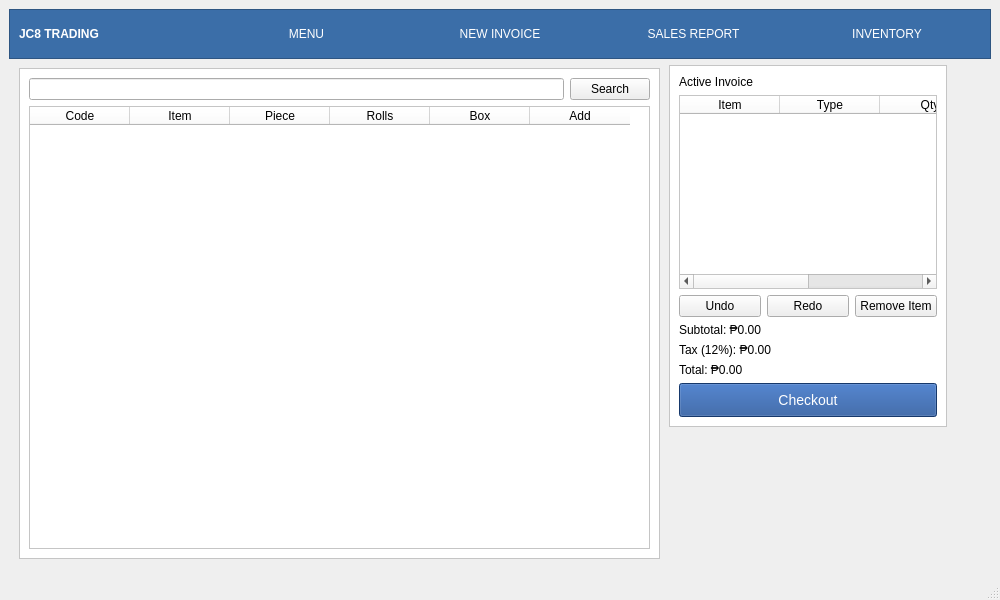
<?xml version="1.0" encoding="UTF-8"?>
<ui version="4.0">
 <class>MainWindow</class>
 <widget class="QMainWindow" name="MainWindow">
  <property name="geometry">
   <rect>
    <x>0</x>
    <y>0</y>
    <width>1000</width>
    <height>600</height>
   </rect>
  </property>
  <property name="minimumSize">
   <size>
    <width>0</width>
    <height>0</height>
   </size>
  </property>
  <property name="windowTitle">
   <string>MainWindow</string>
  </property>
  <widget class="QWidget" name="centralwidget">
   <property name="minimumSize">
    <size>
     <width>0</width>
     <height>0</height>
    </size>
   </property>
   <layout class="QVBoxLayout" name="verticalLayout">
    <item>
     <widget class="QFrame" name="frame">
      <property name="minimumSize">
       <size>
        <width>0</width>
        <height>50</height>
       </size>
      </property>
      <property name="styleSheet">
       <string notr="true">QFrame { background-color: #3b6ea8; }
QLabel { color: white; font-weight: bold; }
QPushButton { color: white; border: none; background: transparent; padding: 8px; }
QPushButton:hover { background-color: #2f5a8c; }</string>
      </property>
      <property name="frameShape">
       <enum>QFrame::Shape::StyledPanel</enum>
      </property>
      <property name="frameShadow">
       <enum>QFrame::Shadow::Raised</enum>
      </property>
      <layout class="QHBoxLayout" name="horizontalLayout">
       <item>
        <widget class="QLabel" name="label">
         <property name="text">
          <string>JC8 TRADING</string>
         </property>
        </widget>
       </item>
       <item>
        <widget class="QPushButton" name="menuButton">
         <property name="text">
          <string>MENU</string>
         </property>
        </widget>
       </item>
       <item>
        <widget class="QPushButton" name="invoiceButton">
         <property name="text">
          <string>NEW INVOICE</string>
         </property>
        </widget>
       </item>
       <item>
        <widget class="QPushButton" name="salesButton">
         <property name="text">
          <string>SALES REPORT</string>
         </property>
        </widget>
       </item>
       <item>
        <widget class="QPushButton" name="inventoryButton">
         <property name="text">
          <string>INVENTORY</string>
         </property>
        </widget>
       </item>
      </layout>
     </widget>
    </item>
    <item>
     <widget class="QStackedWidget" name="pagesStack">
      <property name="currentIndex">
       <number>1</number>
      </property>
      <widget class="QWidget" name="pageMenu">
       <widget class="QLabel" name="titleLabel">
        <property name="geometry">
         <rect>
          <x>160</x>
          <y>95</y>
          <width>421</width>
          <height>91</height>
         </rect>
        </property>
        <property name="styleSheet">
         <string notr="true">font-size: 64px; font-weight: bold; color: #0b4a9c;</string>
        </property>
        <property name="text">
         <string>JC8 TRADING</string>
        </property>
       </widget>
       <widget class="QLabel" name="subtitleLabel">
        <property name="geometry">
         <rect>
          <x>300</x>
          <y>180</y>
          <width>161</width>
          <height>16</height>
         </rect>
        </property>
        <property name="styleSheet">
         <string notr="true">font-size: 12px; font-weight: bold; color: #0b4a9c;</string>
        </property>
        <property name="text">
         <string>Automated Invoice System</string>
        </property>
       </widget>
      </widget>
      <widget class="QWidget" name="pageInvoice">
       <widget class="QFrame" name="leftPanel">
        <property name="geometry">
         <rect>
          <x>10</x>
          <y>3</y>
          <width>641</width>
          <height>491</height>
         </rect>
        </property>
        <property name="styleSheet">
         <string notr="true">QFrame { background-color: white; }</string>
        </property>
        <property name="frameShape">
         <enum>QFrame::Shape::StyledPanel</enum>
        </property>
        <property name="frameShadow">
         <enum>QFrame::Shadow::Raised</enum>
        </property>
        <layout class="QVBoxLayout" name="verticalLayout_2">
         <item>
          <layout class="QHBoxLayout" name="horizontalLayout_2">
           <item>
            <widget class="QLineEdit" name="searchBox"/>
           </item>
           <item>
            <widget class="QPushButton" name="searchButton">
             <property name="text">
              <string>Search</string>
             </property>
            </widget>
           </item>
          </layout>
         </item>
         <item>
          <widget class="QTableWidget" name="catalogTable">
           <column>
            <property name="text">
             <string>Code</string>
            </property>
           </column>
           <column>
            <property name="text">
             <string>Item</string>
            </property>
           </column>
           <column>
            <property name="text">
             <string>Piece</string>
            </property>
           </column>
           <column>
            <property name="text">
             <string>Rolls</string>
            </property>
           </column>
           <column>
            <property name="text">
             <string>Box</string>
            </property>
           </column>
           <column>
            <property name="text">
             <string>Add</string>
            </property>
           </column>
          </widget>
         </item>
        </layout>
       </widget>
       <widget class="QFrame" name="rightPanel">
        <property name="geometry">
         <rect>
          <x>660</x>
          <y>0</y>
          <width>278</width>
          <height>362</height>
         </rect>
        </property>
        <property name="styleSheet">
         <string notr="true">QFrame { background-color: white; }</string>
        </property>
        <property name="frameShape">
         <enum>QFrame::Shape::StyledPanel</enum>
        </property>
        <property name="frameShadow">
         <enum>QFrame::Shadow::Raised</enum>
        </property>
        <layout class="QVBoxLayout" name="verticalLayout_3">
         <item>
          <widget class="QLabel" name="label_2">
           <property name="text">
            <string>Active Invoice</string>
           </property>
          </widget>
         </item>
         <item>
          <widget class="QTableWidget" name="invoiceTable">
           <column>
            <property name="text">
             <string>Item</string>
            </property>
           </column>
           <column>
            <property name="text">
             <string>Type</string>
            </property>
           </column>
           <column>
            <property name="text">
             <string>Qty</string>
            </property>
           </column>
           <column>
            <property name="text">
             <string>Total</string>
            </property>
           </column>
          </widget>
         </item>
         <item>
          <layout class="QHBoxLayout" name="horizontalLayout_3">
           <item>
            <widget class="QPushButton" name="undoButton">
             <property name="text">
              <string>Undo</string>
             </property>
            </widget>
           </item>
           <item>
            <widget class="QPushButton" name="redoButton">
             <property name="text">
              <string>Redo</string>
             </property>
            </widget>
           </item>
           <item>
            <widget class="QPushButton" name="removeButton">
             <property name="text">
              <string>Remove Item</string>
             </property>
            </widget>
           </item>
          </layout>
         </item>
         <item>
          <widget class="QLabel" name="subtotalLabel">
           <property name="text">
            <string>Subtotal: ₱0.00</string>
           </property>
          </widget>
         </item>
         <item>
          <widget class="QLabel" name="taxLabel">
           <property name="text">
            <string>Tax (12%): ₱0.00</string>
           </property>
          </widget>
         </item>
         <item>
          <widget class="QLabel" name="totalLabel">
           <property name="text">
            <string>Total: ₱0.00</string>
           </property>
          </widget>
         </item>
         <item>
          <widget class="QPushButton" name="checkoutButton">
           <property name="styleSheet">
            <string notr="true">QPushButton { background-color: #1f4e96; color: white; padding: 8px; font-size: 14px; }</string>
           </property>
           <property name="text">
            <string>Checkout</string>
           </property>
          </widget>
         </item>
        </layout>
       </widget>
      </widget>
      <widget class="QWidget" name="pageSales">
       <widget class="QFrame" name="cardsRow">
        <property name="geometry">
         <rect>
          <x>130</x>
          <y>20</y>
          <width>310</width>
          <height>110</height>
         </rect>
        </property>
        <property name="minimumSize">
         <size>
          <width>0</width>
          <height>110</height>
         </size>
        </property>
        <property name="styleSheet">
         <string notr="true">QFrame#totalCard, QFrame#bestCard, QFrame#leastCard { background-color: white; }</string>
        </property>
        <property name="frameShape">
         <enum>QFrame::Shape::StyledPanel</enum>
        </property>
        <property name="frameShadow">
         <enum>QFrame::Shadow::Raised</enum>
        </property>
        <layout class="QHBoxLayout" name="horizontalLayout_5">
         <item>
          <layout class="QHBoxLayout" name="horizontalLayout_4">
           <item>
            <widget class="QFrame" name="totalCard">
             <property name="frameShape">
              <enum>QFrame::Shape::StyledPanel</enum>
             </property>
             <property name="frameShadow">
              <enum>QFrame::Shadow::Raised</enum>
             </property>
             <layout class="QVBoxLayout" name="verticalLayout_4">
              <item>
               <widget class="QLabel" name="totalSales">
                <property name="text">
                 <string>Total Sales</string>
                </property>
               </widget>
              </item>
              <item>
               <widget class="QLabel" name="totalSalesValue">
                <property name="text">
                 <string>₱0.00</string>
                </property>
               </widget>
              </item>
             </layout>
            </widget>
           </item>
           <item>
            <widget class="QFrame" name="bestCard">
             <property name="frameShape">
              <enum>QFrame::Shape::StyledPanel</enum>
             </property>
             <property name="frameShadow">
              <enum>QFrame::Shadow::Raised</enum>
             </property>
             <layout class="QVBoxLayout" name="verticalLayout_5">
              <item>
               <widget class="QLabel" name="bestSeller">
                <property name="text">
                 <string>Best Seller</string>
                </property>
               </widget>
              </item>
              <item>
               <widget class="QLabel" name="bestSellerName">
                <property name="text">
                 <string>bestSellerName</string>
                </property>
               </widget>
              </item>
              <item>
               <widget class="QLabel" name="bestSellerUnits">
                <property name="text">
                 <string>bestSellerUnits</string>
                </property>
               </widget>
              </item>
             </layout>
            </widget>
           </item>
           <item>
            <widget class="QFrame" name="leastCard">
             <property name="frameShape">
              <enum>QFrame::Shape::StyledPanel</enum>
             </property>
             <property name="frameShadow">
              <enum>QFrame::Shadow::Raised</enum>
             </property>
             <layout class="QVBoxLayout" name="verticalLayout_6">
              <item>
               <widget class="QLabel" name="leastSold">
                <property name="text">
                 <string>Least Sold</string>
                </property>
               </widget>
              </item>
              <item>
               <widget class="QLabel" name="leastSoldName">
                <property name="text">
                 <string>leastSoldName</string>
                </property>
               </widget>
              </item>
              <item>
               <widget class="QLabel" name="leastSoldUnits">
                <property name="text">
                 <string>leastSoldUnits</string>
                </property>
               </widget>
              </item>
             </layout>
            </widget>
           </item>
          </layout>
         </item>
        </layout>
       </widget>
       <widget class="QLabel" name="movementLabel">
        <property name="geometry">
         <rect>
          <x>70</x>
          <y>190</y>
          <width>121</width>
          <height>16</height>
         </rect>
        </property>
        <property name="text">
         <string>Product Movement</string>
        </property>
       </widget>
       <widget class="QTableWidget" name="salesTable">
        <property name="geometry">
         <rect>
          <x>55</x>
          <y>220</y>
          <width>531</width>
          <height>192</height>
         </rect>
        </property>
        <column>
         <property name="text">
          <string>Item</string>
         </property>
        </column>
        <column>
         <property name="text">
          <string>Units Sold</string>
         </property>
        </column>
        <column>
         <property name="text">
          <string>Status</string>
         </property>
        </column>
       </widget>
      </widget>
      <widget class="QWidget" name="pageInventory">
       <widget class="QTableWidget" name="inventoryTable">
        <property name="geometry">
         <rect>
          <x>5</x>
          <y>0</y>
          <width>971</width>
          <height>501</height>
         </rect>
        </property>
       </widget>
      </widget>
     </widget>
    </item>
   </layout>
  </widget>
  <widget class="QStatusBar" name="statusbar"/>
 </widget>
 <resources/>
 <connections/>
</ui>
